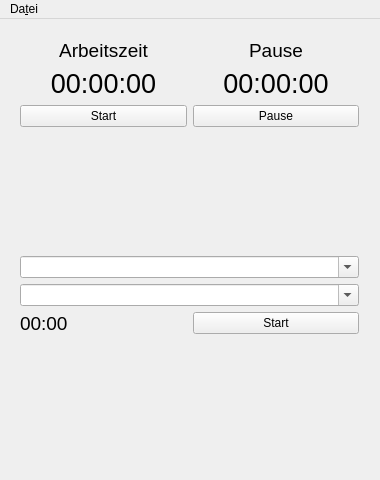
<?xml version="1.0" encoding="UTF-8"?>
<ui version="4.0">
 <class>MainWindow</class>
 <widget class="QMainWindow" name="MainWindow">
  <property name="geometry">
   <rect>
    <x>0</x>
    <y>0</y>
    <width>380</width>
    <height>480</height>
   </rect>
  </property>
  <property name="windowTitle">
   <string>TimeLog</string>
  </property>
  <widget class="QWidget" name="centralWidget">
   <widget class="QWidget" name="verticalLayoutWidget">
    <property name="geometry">
     <rect>
      <x>9</x>
      <y>9</y>
      <width>361</width>
      <height>441</height>
     </rect>
    </property>
    <layout class="QVBoxLayout" name="vlMainLayout">
     <item>
      <layout class="QGridLayout" name="gLTimeCount">
       <item row="2" column="0">
        <widget class="QPushButton" name="pbWorkStartStop">
         <property name="text">
          <string>Start</string>
         </property>
        </widget>
       </item>
       <item row="2" column="1">
        <widget class="QPushButton" name="pbBreakStartStop">
         <property name="text">
          <string>Pause</string>
         </property>
        </widget>
       </item>
       <item row="0" column="0">
        <widget class="QLabel" name="lHeaderWorkTime">
         <property name="font">
          <font>
           <pointsize>14</pointsize>
           <weight>50</weight>
           <bold>false</bold>
          </font>
         </property>
         <property name="text">
          <string>Arbeitszeit</string>
         </property>
         <property name="alignment">
          <set>Qt::AlignCenter</set>
         </property>
         <property name="margin">
          <number>5</number>
         </property>
        </widget>
       </item>
       <item row="0" column="1">
        <widget class="QLabel" name="lHeaderBreak">
         <property name="font">
          <font>
           <pointsize>14</pointsize>
          </font>
         </property>
         <property name="text">
          <string>Pause</string>
         </property>
         <property name="alignment">
          <set>Qt::AlignCenter</set>
         </property>
         <property name="margin">
          <number>5</number>
         </property>
        </widget>
       </item>
       <item row="1" column="0">
        <widget class="QLabel" name="lWorkTime">
         <property name="font">
          <font>
           <pointsize>20</pointsize>
           <weight>50</weight>
           <bold>false</bold>
          </font>
         </property>
         <property name="text">
          <string>00:00:00</string>
         </property>
         <property name="alignment">
          <set>Qt::AlignCenter</set>
         </property>
         <property name="margin">
          <number>5</number>
         </property>
        </widget>
       </item>
       <item row="1" column="1">
        <widget class="QLabel" name="lBreak">
         <property name="font">
          <font>
           <pointsize>20</pointsize>
           <weight>50</weight>
           <bold>false</bold>
          </font>
         </property>
         <property name="text">
          <string>00:00:00</string>
         </property>
         <property name="alignment">
          <set>Qt::AlignCenter</set>
         </property>
         <property name="margin">
          <number>5</number>
         </property>
        </widget>
       </item>
      </layout>
     </item>
     <item>
      <spacer name="verticalSpacer_2">
       <property name="orientation">
        <enum>Qt::Vertical</enum>
       </property>
       <property name="sizeHint" stdset="0">
        <size>
         <width>20</width>
         <height>40</height>
        </size>
       </property>
      </spacer>
     </item>
     <item>
      <layout class="QVBoxLayout" name="vlProject">
       <item>
        <widget class="QComboBox" name="cbProjSel">
         <property name="editable">
          <bool>true</bool>
         </property>
        </widget>
       </item>
       <item>
        <widget class="QComboBox" name="cbProjComment">
         <property name="editable">
          <bool>true</bool>
         </property>
        </widget>
       </item>
       <item>
        <layout class="QHBoxLayout" name="hlProject1">
         <item>
          <widget class="QLabel" name="lProjTime">
           <property name="font">
            <font>
             <pointsize>14</pointsize>
            </font>
           </property>
           <property name="text">
            <string>00:00</string>
           </property>
          </widget>
         </item>
         <item>
          <widget class="QPushButton" name="pbProjStartStop">
           <property name="text">
            <string>Start</string>
           </property>
          </widget>
         </item>
        </layout>
       </item>
      </layout>
     </item>
     <item>
      <spacer name="verticalSpacer">
       <property name="orientation">
        <enum>Qt::Vertical</enum>
       </property>
       <property name="sizeHint" stdset="0">
        <size>
         <width>20</width>
         <height>40</height>
        </size>
       </property>
      </spacer>
     </item>
    </layout>
   </widget>
  </widget>
  <widget class="QMenuBar" name="menuBar">
   <property name="geometry">
    <rect>
     <x>0</x>
     <y>0</y>
     <width>380</width>
     <height>30</height>
    </rect>
   </property>
   <widget class="QMenu" name="menuMain">
    <property name="geometry">
     <rect>
      <x>343</x>
      <y>125</y>
      <width>155</width>
      <height>170</height>
     </rect>
    </property>
    <property name="tearOffEnabled">
     <bool>false</bool>
    </property>
    <property name="title">
     <string>Da&amp;tei</string>
    </property>
    <property name="icon">
     <iconset resource="res.qrc">
      <normaloff>:/resource/menu.png</normaloff>:/resource/menu.png</iconset>
    </property>
    <property name="separatorsCollapsible">
     <bool>false</bool>
    </property>
    <addaction name="actionDayView"/>
    <addaction name="actionReport"/>
    <addaction name="separator"/>
    <addaction name="actionOptions"/>
    <addaction name="separator"/>
    <addaction name="actionQuit"/>
   </widget>
   <addaction name="menuMain"/>
  </widget>
  <action name="actionOptions">
   <property name="text">
    <string>Optionen</string>
   </property>
  </action>
  <action name="actionasdfsadf">
   <property name="text">
    <string>Tagesansicht</string>
   </property>
  </action>
  <action name="actionsadfsadf">
   <property name="text">
    <string>sadfsadf</string>
   </property>
  </action>
  <action name="actionEinstellungen">
   <property name="text">
    <string>Optionen</string>
   </property>
  </action>
  <action name="actionQuit">
   <property name="text">
    <string>Beenden</string>
   </property>
  </action>
  <action name="actionReport">
   <property name="text">
    <string>Übersicht</string>
   </property>
  </action>
  <action name="actionDayView">
   <property name="text">
    <string>Tagesansicht</string>
   </property>
  </action>
 </widget>
 <layoutdefault spacing="6" margin="11"/>
 <resources>
  <include location="res.qrc"/>
 </resources>
 <connections/>
</ui>
